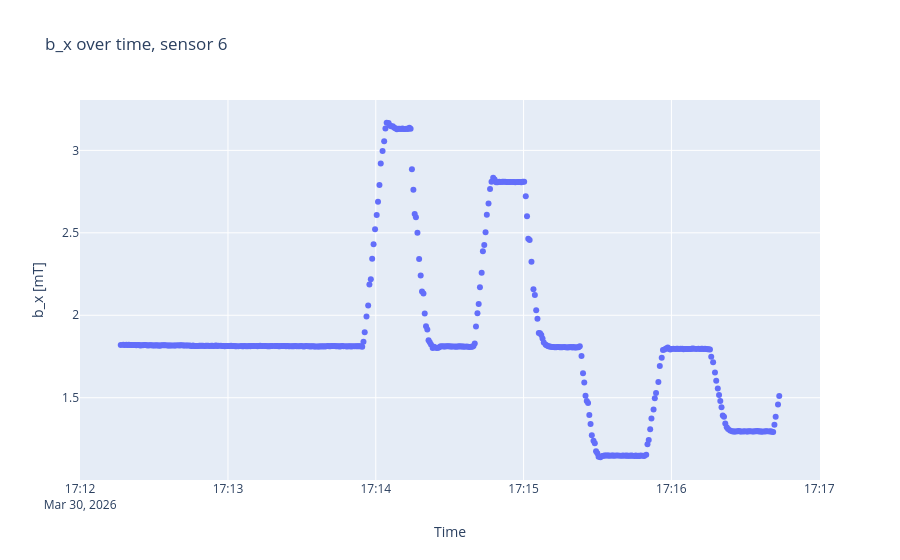
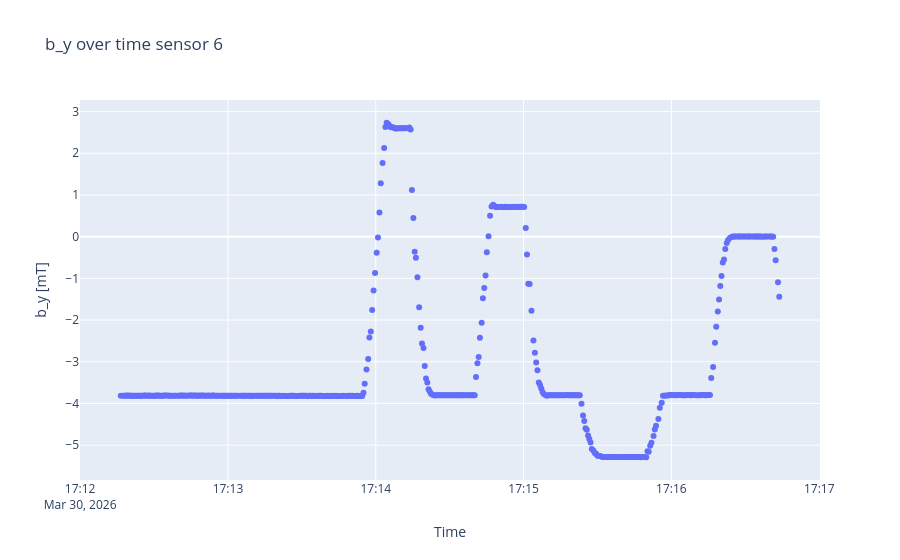
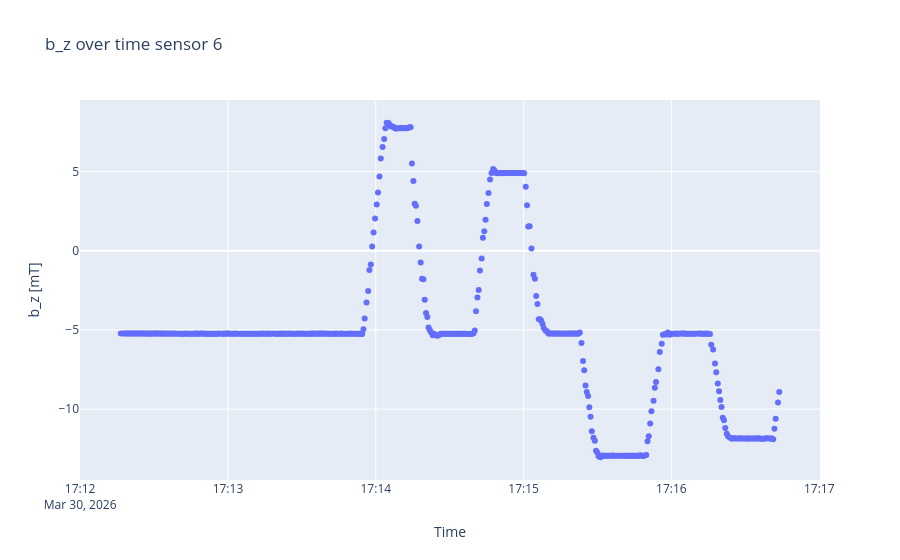

The code cell stored with these charts, in order, in its notebook:
### Code cell
sensorplots(B2, timestamps2, 6)

### Figure 1 — Plotly figure (JSON) as saved in the notebook; plotly's stock layout.template omitted (floating-point values rounded to 4 significant figures; data arrays with more than 128 entries replaced by an {"elided": "..."} marker saying what was removed)
{"data": [{"mode": "markers", "type": "scatter", "x": {"elided": "472 str values"}, "y": {"elided": "472 float values"}}], "layout": {"title": {"text": "b_x over time, sensor 6"}, "xaxis": {"title": {"text": "Time"}}, "yaxis": {"scaleanchor": "y", "title": {"text": "b_x [mT]"}}}}

### Figure 2 — Plotly figure (JSON) as saved in the notebook; plotly's stock layout.template omitted (floating-point values rounded to 4 significant figures; data arrays with more than 128 entries replaced by an {"elided": "..."} marker saying what was removed)
{"data": [{"mode": "markers", "type": "scatter", "x": {"elided": "472 str values"}, "y": {"elided": "472 float values"}}], "layout": {"title": {"text": "b_y over time sensor 6"}, "xaxis": {"title": {"text": "Time"}}, "yaxis": {"scaleanchor": "y", "title": {"text": "b_y [mT]"}}}}

### Figure 3 — Plotly figure (JSON) as saved in the notebook; plotly's stock layout.template omitted (floating-point values rounded to 4 significant figures; data arrays with more than 128 entries replaced by an {"elided": "..."} marker saying what was removed)
{"data": [{"mode": "markers", "type": "scatter", "x": {"elided": "472 str values"}, "y": {"elided": "472 float values"}}], "layout": {"title": {"text": "b_z over time sensor 6"}, "xaxis": {"title": {"text": "Time"}}, "yaxis": {"scaleanchor": "y", "title": {"text": "b_z [mT]"}}}}
